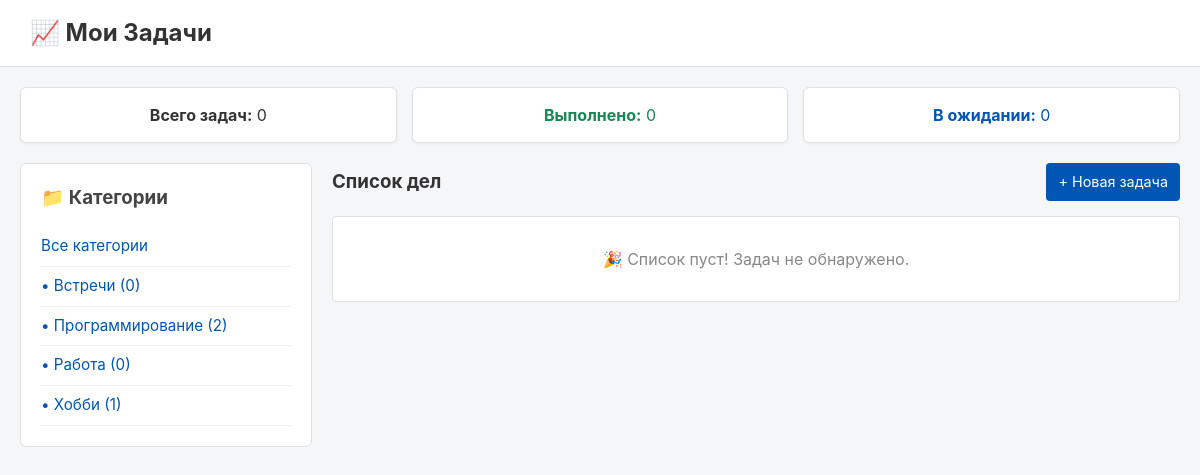
Screenshot of /?category=3 with the database file from the repository.
### todoapp/models.py (models this page shows, shortened)
class Category(models.Model):
    name = models.CharField(
        max_length = 60,
        verbose_name = "Название",
        help_text = "Введите название категории:"
    )
    class Meta:
        verbose_name = "Категория"
        verbose_name_plural = "Категории"
        ordering = ['name']

### todoapp/views.py (the view)
# urls.py: path('', views.IndexView.as_view(), name='index'),
class IndexView(View):
    def get(self, request):
        tasks = Task.objects.all()
        category_id = request.GET.get('category')
        if category_id:
            tasks = tasks.filter(category_task_id=category_id)
        total_tasks = tasks.count()
        completed_tasks = tasks.filter(is_completed=True).count()
        pending_tasks = total_tasks - completed_tasks
        task_categories = Category.objects.all()
        context = {
            "tasks": tasks,
            "total_tasks": total_tasks,
            "completed_tasks": completed_tasks,
            "pending_tasks": pending_tasks,
            "categories": task_categories,
        }
        return render(request, "main.html", context)

### templates/main.html (shortened to what this page needs)
<!DOCTYPE html>
<html lang="ru">
<head>
    <link rel="stylesheet" href="/static/styles.css">
</head>
<body>
    <div class="header-bar">
        <h2>📈 Мои Задачи</h2>
    </div>
    <div class="stats-container">
        <div class="stat-box">
            <strong>Всего задач:</strong> {{ total_tasks }}
        </div>
        <div class="stat-box stat-box-completed">
            <strong>Выполнено:</strong> {{ completed_tasks }}
        </div>
        <div class="stat-box stat-box-pending">
            <strong>В ожидании:</strong> {{ pending_tasks }}
        </div>
    </div>
    <div class="main-layout">
        <div class="sidebar">
            <h3>📁 Категории</h3>
            <a href="{% url 'todo:index' %}" class="category-link">Все категории</a>
            {% for category in categories %}
                <a href="?category={{ category.id }}" class="category-link">
                    • {{ category.name }} ({{ category.tasks.count }})
                </a>
            {% empty %}
                <p>Категорий нет</p>
            {% endfor %}
        </div>
        <div class="content-area">
            <div class="content-header">
                <h3>Список дел</h3>
                <a href="{% url 'todo:task_create' %}" class="btn btn-primary">+ Новая задача</a>
            </div>
            {% for task in tasks %}
                <div class="task-card">
                    <div>
                        <h4 class="{% if task.is_completed %}line-through{% endif %}">
                            {{ task.title }}
                        </h4>
                        <p>{{ task.description }}</p>
                        <span class="task-card-meta">
                            📅 До: {{ task.due_date|date:"d.m.Y H:i"|default:"Не указан" }}
                        </span>
                    </div>
                    <div style="display: flex; align-items: center; gap: 15px;">
                        <a href="{{ task.get_absolute_url }}">Просмотр</a>
                        <form action="{% url 'todo:task_toggle' task.id %}" method="post" style="margin: 0;">
                            {% csrf_token %}
                            <button type="submit" class="btn" style="padding: 4px 10px; font-size: 0.85em; cursor: pointer; background: #e9ecef; border: 1px solid #ced4da; border-radius: 4px; font-family: inherit;">
                                {% if task.is_completed %}↩️ Вернуть{% else %}✅ Выполнить{% endif %}
                            </button>
                        </form>
                        {% if task.is_completed %}
                            <span class="task-status-completed">Готово</span>
                        {% elif task.is_past_due %}
                            <span class="task-status-expired" style="color: #dc3545; font-weight: bold;">Просрочена</span>
                        {% else %}
                            <span class="task-status-active">Активна</span>
                        {% endif %}
                    </div>
                </div>
            {% empty %}
                <div class="empty-state">
                    <p>🎉 Список пуст! Задач не обнаружено.</p>
                </div>
            {% endfor %}
        </div>
    </div>
</body>
</html>

### todoapp/static/styles.css (style rules this page uses)
body { font-family: -apple-system, BlinkMacSystemFont, "Segoe UI", Roboto, Helvetica, Arial, sans-serif; background-color: #f5f6f8; color: #333333; margin: 0; padding: 0; line-height: 1.5; }
.header-bar { background-color: #ffffff; padding: 15px 30px; border-bottom: 1px solid #e0e0e0; margin-bottom: 20px; }
.header-bar h2 { margin: 0; }
.main-layout { display: flex; max-width: 1200px; margin: 0 auto; padding: 0 20px; gap: 20px; }
.sidebar { width: 250px; flex-shrink: 0; background: #ffffff; padding: 20px; border-radius: 6px; border: 1px solid #e0e0e0; align-self: flex-start; }
.sidebar h3 { margin-top: 0; margin-bottom: 15px; color: #444; }
.category-link { display: block; color: #0056b3; text-decoration: none; padding: 8px 0; font-size: 0.95em; border-bottom: 1px solid #f0f0f0; }
.content-area { flex-grow: 1; }
.content-header { display: flex; justify-content: space-between; align-items: center; margin-bottom: 15px; }
.content-header h3 { margin: 0; }
.stats-container { display: flex; max-width: 1160px; margin: 0 auto 20px auto; padding: 0 20px; gap: 15px; }
.stat-box { flex: 1; background: #ffffff; padding: 15px; border-radius: 6px; border: 1px solid #e0e0e0; text-align: center; box-shadow: 0 1px 3px rgba(0,0,0,0.05); }
.stat-box-completed { color: #198754; }
.stat-box-pending { color: #0056b3; }
.empty-state { background: white; padding: 30px; text-align: center; border: 1px solid #e0e0e0; border-radius: 4px; }
.empty-state p { color: #888888; margin: 0; }
.btn { padding: 8px 16px; text-decoration: none; border-radius: 4px; font-size: 0.9em; display: inline-block; }
.btn-primary { background-color: #0056b3; color: white; padding: 8px 12px; }

### rows the page displays
Category: name "Встречи", tasks.count "0"
Category: name "Программирование", tasks.count "2"
Category: name "Работа", tasks.count "0"
Category: name "Хобби", tasks.count "1"

### other values shown
{{ total_tasks }} "0"
{{ completed_tasks }} "0"
{{ pending_tasks }} "0"
